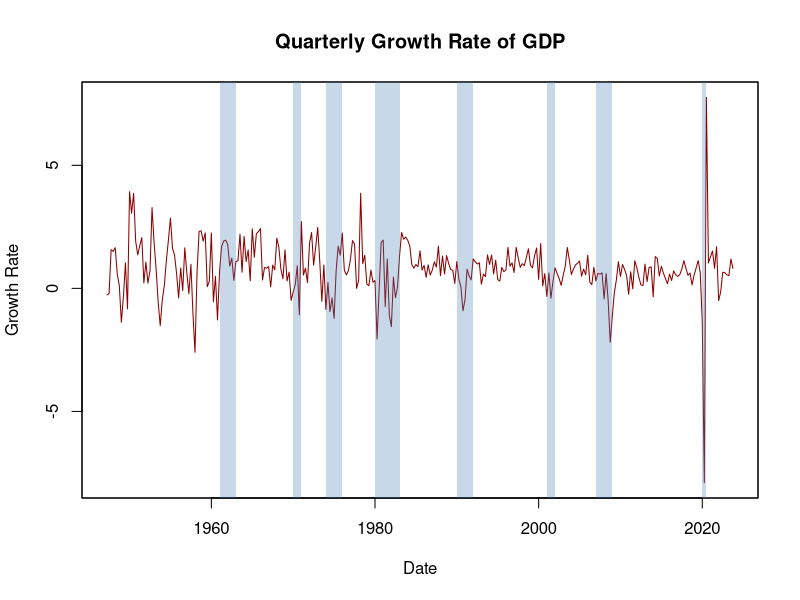

The R script that drew this image:

#####################
#### BASIC CLEANING
#####################

# load libraries

library(tidyverse)
library(ggplot2)
library(zoo)
library(forecast)
library(xts)
library(readxl)
library(dynlm)
library(lmtest)

# reading the GDP data
RGDP_Data <- read_excel("../Data/RGDP Data.xlsx")

# extracting the most revised values/recent data (2024 Q1) 
latest_data <- RGDP_Data$ROUTPUT24Q1

# creating a lag for all quarters
lag(latest_data)

# check is a dataset to validate whether the data is stationary 
check <- data.frame(RGDP_Data$DATE, (latest_data), lag(latest_data))

check <- check %>% 
  rename(c("Date" = "RGDP_Data.DATE",
           "Raw Data" = "X.latest_data.",
           "First Lag" = "lag.latest_data."))

# calculating growth rate of GDP from one quarter to the next
check <- check[-1,] %>% 
  mutate(growth_rate = (`Raw Data` - `First Lag`)/(`First Lag`) * 100)

# formatting the data variable in terms of year and quarters
Dates <- gsub(":", " ", check$Date) 
check <- check %>% 
  mutate(Time = as.yearqtr(Dates)) %>% 
  select(c(Time, growth_rate)) %>% 
  mutate(growth_rate = as.numeric(growth_rate))

check_xts <- xts(check$growth_rate, check$Time) 

plot(as.zoo(check_xts), 
     plot.type = "single", 
     col = c("darkred"),
     lwd = 1,
     xlab = "Date",
     ylab = "Growth Rate",
     main = "Quarterly Growth Rate of GDP")

# function that transform years to class 'yearqtr'
YToYQTR <- function(years){
  return(
    sort(as.yearqtr(sapply(years, paste, c("Q1", "Q2", "Q3", "Q4"))))
  )
}

# recessions
recessions <- YToYQTR(c(1961:1962, 1970, 1974:1975, 1980:1982, 1990:1991,
                        2001, 2007:2008))
# the COVID recession ended in April 2020 according to the Fed
recessions_covid <- append(recessions, 
                           c(as.yearqtr("2020 Q1"), 
                             as.yearqtr("2020 Q2")))

# colour shading for recessions
xblocks(time(as.zoo(check_xts)), 
        c(time(check_xts) %in% recessions_covid), 
        col = alpha("steelblue", alpha = 0.3))

# Variance is higher in the earlier years prior to the GDP calculation methodology being changed 




#####################
#### ADVANCED AR
#### MODEL FUNC
#####################

# n refers to the number of periods that sum up to 10 years for a given dataset. For instance, n = 40 for a dataset arranged by quarters, and n = 120 for a dataset arranged by months.

prep_func = function(dataset, row_range, col_range, n){
  
  # cut dataset into relevant ranges
  
  data_across_q <- dataset[row_range, col_range] %>%
    #subset(select = -DATE) %>%
    mutate_all(as.numeric)
  
  colnames(data_across_q) <- NULL
  
  data_across_q <- as.matrix(data_across_q) 
  
  lagged_data_across_q <- lag(data_across_q)
  
  df <- 100 * (data_across_q - lagged_data_across_q)/(lagged_data_across_q)
  
  # Removing the first and last row since we had added those to compute the lag.
  df <- df[-c(1, length(row_range)),]
  
  # Revised values is a data frame that shows the growth rate of each quarter as compared to the previous quarter, across revisions. For instance, revision0 is the initial growth rate for each quarter, and revision1 shows the growth rate after values have been revised. 
  
  revised_growth <- data.frame(matrix(NA, nrow = length(row_range) - 2, ncol = 0))
  
  for (i in 0:n){
    na_vector = c(replicate(length(row_range) - 2, NA)) 
    na_vector = as.numeric(na_vector)
    
    values <- diag(df)
    
    col_name = paste0("revision", i)
    
    na_vector[1:(length(row_range) - 2 -i)] = values[1:(length(row_range) - 2 -i)]
    revised_growth[[`col_name`]] = na_vector
    
    df <- df[,-c(1)]
  }
  
  revised_growth_df <- revised_growth
  
  # Now, we are looking into how the growth rates change due to revision
  lagged_growth <- revised_growth[, -c(ncol(revised_growth))]
  revised_growth <- revised_growth[,-c(1)]
  
  # We're taking the average of the change in growth per revision 
  change_in_growth <- 100*((revised_growth - lagged_growth)/lagged_growth)
  
  change_in_growth[sapply(change_in_growth, is.infinite)] <- NA
  
  change_in_growth <- change_in_growth %>% apply(2, mean, na.rm = TRUE)
  
  return(list("df" = revised_growth_df, "delta" = change_in_growth))
}

dataset <- RGDP_Data
row_range <- c(74:293)
col_range <- c(2:220)

a = RGDP_Data[c(74:293), c(2:220)]

post_prep_gdp <- prep_func(dataset, row_range, col_range, 40)
post_prep_gdp_df <- post_prep_gdp$df
post_prep_gdp_delta = post_prep_gdp$delta
